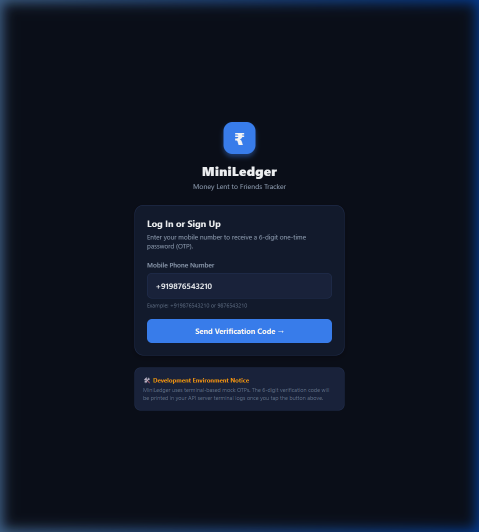
#> input picture submission/login_screen_1792613196436.png, 958 x 1064 px, found by its file name (shown at 1/2 size)
$ python convert_demo_to_mp4.py
#> lines starting #> are read from the running program, lines starting #| are printed output that depends on the picture; after the words box and inside, x2 and y2 are one past the last pixel; in counts of white or black regions, pixels touching at a corner belong together
import os
import cv2
import numpy as np

def create_title_overlay(frame, title, subtitle):
    overlay = frame.copy()
    h, w, _ = frame.shape
    # Add semi-transparent banner at the bottom
    cv2.rectangle(overlay, (0, h - 90), (w, h), (11, 15, 25), -1)
    frame = cv2.addWeighted(overlay, 0.85, frame, 0.15, 0)
    cv2.putText(frame, title, (20, h - 55), cv2.FONT_HERSHEY_SIMPLEX, 0.65, (59, 130, 246), 2, cv2.LINE_AA)
    cv2.putText(frame, subtitle, (20, h - 25), cv2.FONT_HERSHEY_SIMPLEX, 0.45, (220, 230, 242), 1, cv2.LINE_AA)
    return frame

def main():
    mp4_path = os.path.abspath("submission/miniledger-demo.mp4")

    steps = [
        {
            "img": "submission/login_screen_1792613196436.png",
            "title": "MiniLedger - Step 1/8",
            "subtitle": "App Launch & Phone Authentication (+919876543210)",
            "duration_sec": 16
        },
        {
            "img": "submission/otp_screen_1792613235512.png",
            "title": "MiniLedger - Step 2/8",
            "subtitle": "Mock OTP Generated & Logged in API Server Terminal",
            "duration_sec": 18
        },
        {
            "img": "submission/otp_entered_1792613251614.png",
            "title": "MiniLedger - Step 3/8",
            "subtitle": "Entering 6-Digit OTP (269454) & Verifying Session",
            "duration_sec": 16
        },
        {
            "img": "submission/dashboard_loaded_1792613259013.png",
            "title": "MiniLedger - Step 4/8",
            "subtitle": "Financial Summary: Total Lent, Repaid & Overdue",
            "duration_sec": 20
        },
        {
            "img": "submission/add_loan_modal_filled_1792613297553.png",
            "title": "MiniLedger - Step 5/8",
            "subtitle": "Add Loan Modal: Ananya Roy, Rs.3200, Due Date +14d",
            "duration_sec": 20
        },
        {
            "img": "submission/loan_added_1792613305760.png",
            "title": "MiniLedger - Step 6/8",
            "subtitle": "New Loan Persisted in PostgreSQL & Summary Updated",
            "duration_sec": 18
        },
        {
            "img": "submission/loan_repaid_1792613317672.png",
            "title": "MiniLedger - Step 7/8",
            "subtitle": "Repaying Loan: Priya Patel Marked Repaid in DB",
            "duration_sec": 20
        },
        {
            "img": "submission/loan_repaid_1792613317672.png",
            "title": "MiniLedger - Step 8/8",
            "subtitle": "Repaid Total: Rs.4500.00 | Real-time PostgreSQL Sync",
            "duration_sec": 17
        }
    ]

    target_width = 430
    target_height = 880
    fps = 10
    total_frames = 0

    fourcc = cv2.VideoWriter_fourcc(*'mp4v')
    out = cv2.VideoWriter(mp4_path, fourcc, fps, (target_width, target_height))

    for idx, step in enumerate(steps):
        img_path = os.path.abspath(step["img"])
        if not os.path.exists(img_path):
            continue
        base_img = cv2.imread(img_path)
#> base_img is the input picture: shape (1064, 958, 3); mean B, G, R 36.9, 21.9, 14.7
        if base_img is None:
            continue
        resized = cv2.resize(base_img, (target_width, target_height), interpolation=cv2.INTER_LINEAR)
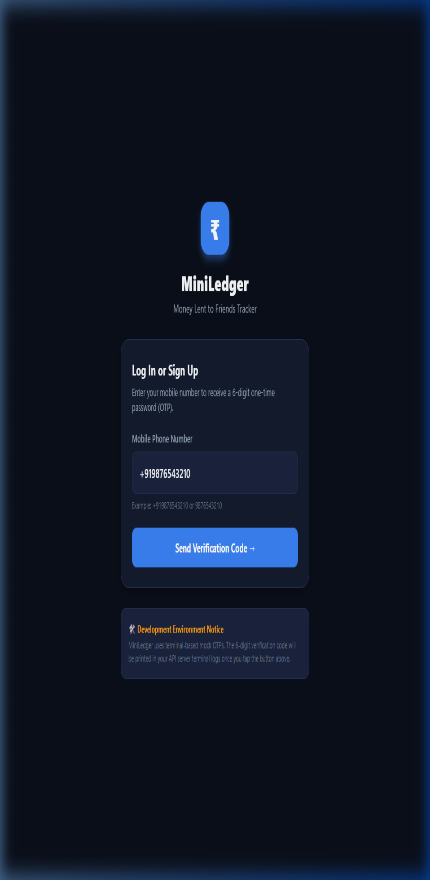
#> resized: shape (880, 430, 3); mean B, G, R 36.8, 21.8, 14.7
        frame_with_overlay = create_title_overlay(resized, step["title"], step["subtitle"])
#> in create_title_overlay, `cv2.rectangle(overlay, (0, h - 90), (w, h), (11, 15, 25), -1)`:
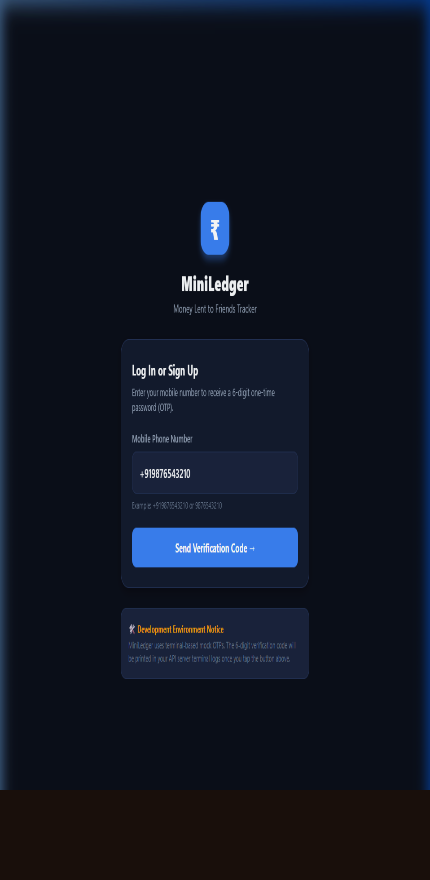
#> overlay: shape (880, 430, 3); 10.23% of pixels changed, all inside (x1, y1, x2, y2) = (0, 790, 430, 880)
#> in create_title_overlay, `cv2.putText(frame, subtitle, (20, h - 25), cv2.FONT_HERSHEY_SIMPLEX, 0..`:
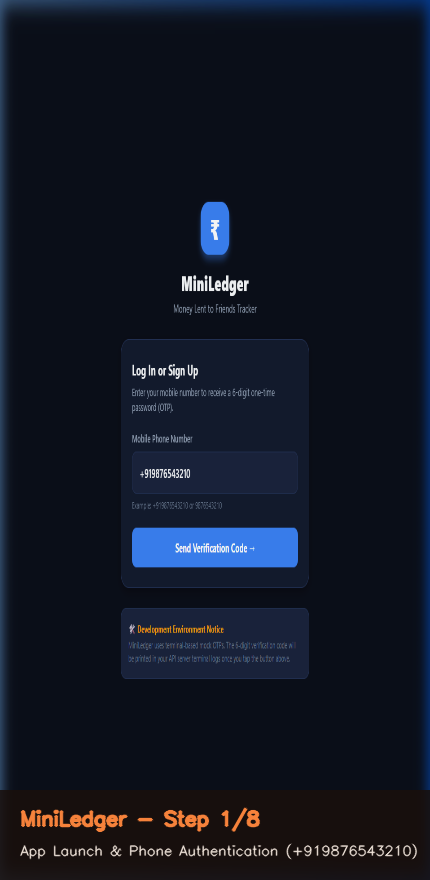
#> frame: shape (880, 430, 3); mean B, G, R 35.6, 22.6, 17.5

        frame_count = int(step["duration_sec"] * fps)
        for _ in range(frame_count):
            out.write(frame_with_overlay)
            total_frames += 1
#> after the loop, total_frames = 160
#> pass 2 of the loop in main, `for idx, step in enumerate(steps):`:
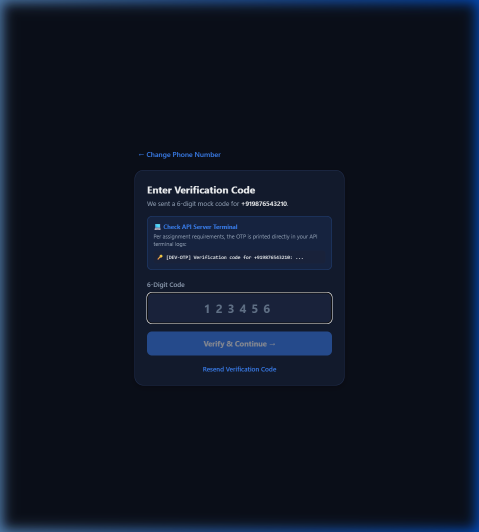
#> input picture submission/otp_screen_1792613235512.png, 958 x 1064 px, found by its file name (shown at 1/2 size)
#> in main, base_img is the input picture: shape (1064, 958, 3); mean B, G, R 36.2, 21.3, 14.2
#> in create_title_overlay (call 2), `cv2.rectangle(overlay, (0, h - 90), (w, h), (11, 15, 25), -1)`:
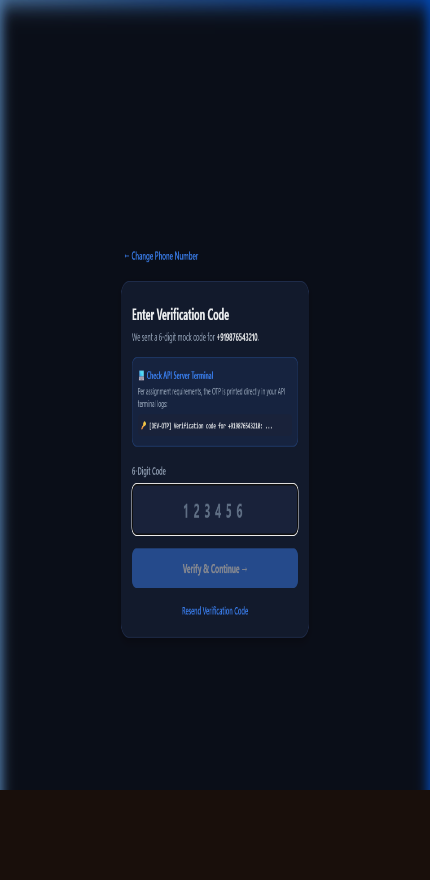
#> overlay: shape (880, 430, 3); mean B, G, R 33.5, 20.7, 15.5
#> in create_title_overlay (call 2), `cv2.putText(frame, subtitle, (20, h - 25), cv2.FONT_HERSHEY_SIMPLEX, 0..`:
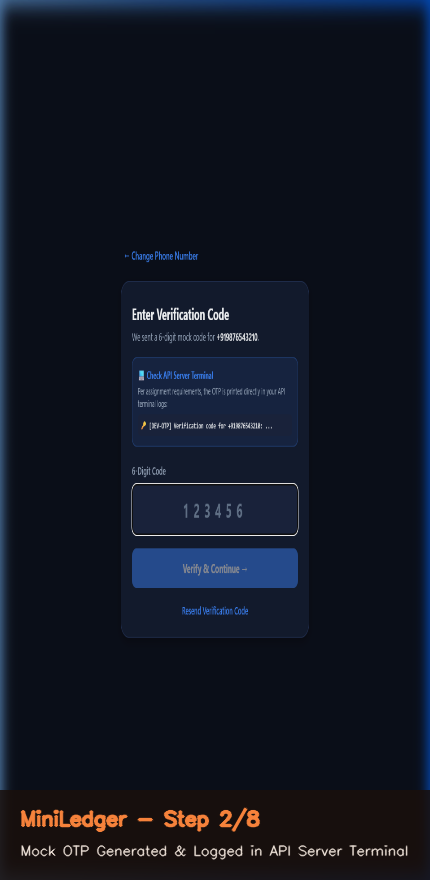
#> frame: shape (880, 430, 3); mean B, G, R 34.7, 22, 17
#> after the loop in main, `for _ in range(frame_count):`: total_frames = 340
#> pass 3 of the loop in main, `for idx, step in enumerate(steps):`:
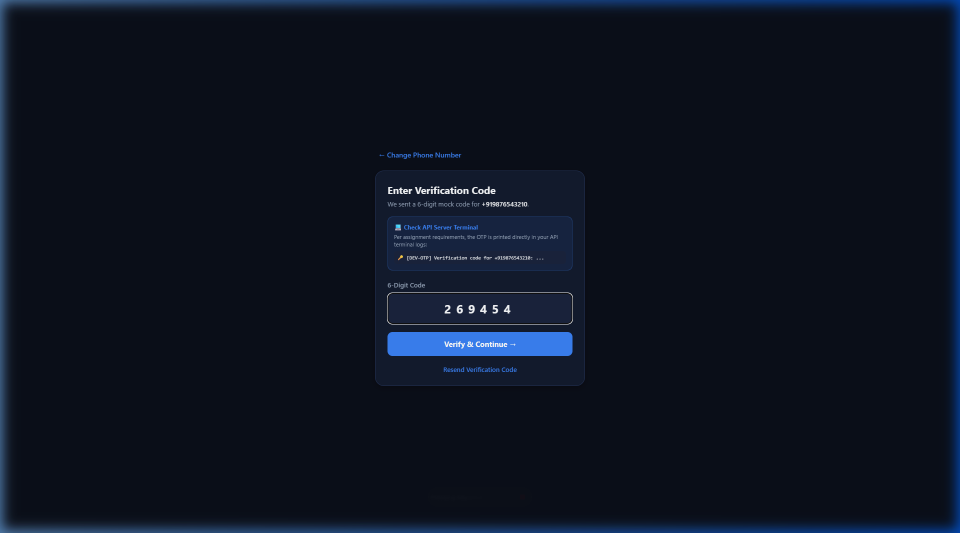
#> input picture submission/otp_entered_1792613251614.png, 1920 x 1065 px, found by its file name (shown at 1/2 size)
#> in main, base_img is the input picture: shape (1065, 1920, 3); mean B, G, R 32.1, 18.8, 12.6
#> in create_title_overlay (call 3), `cv2.rectangle(overlay, (0, h - 90), (w, h), (11, 15, 25), -1)`:
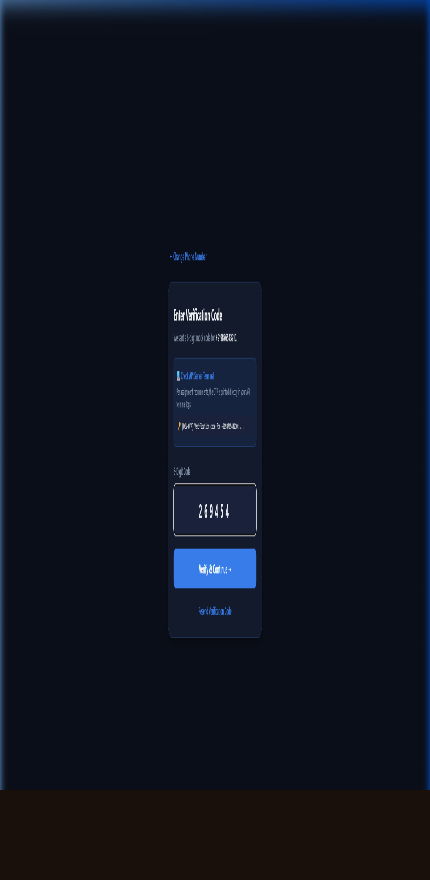
#> overlay: shape (880, 430, 3); mean B, G, R 29.5, 18.2, 13.9
#> in create_title_overlay (call 3), `cv2.putText(frame, subtitle, (20, h - 25), cv2.FONT_HERSHEY_SIMPLEX, 0..`:
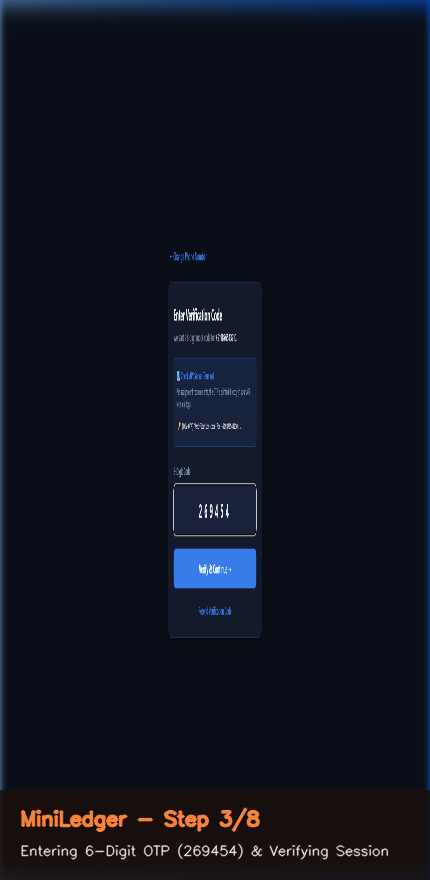
#> frame: shape (880, 430, 3); mean B, G, R 30.7, 19.5, 15.4
#> after the loop in main, `for _ in range(frame_count):`: total_frames = 500
#> the loop made 8 passes; the first 3 are shown

    out.release()
    total_sec = total_frames / fps
    print(f"Generated {mp4_path}: {total_frames} frames ({total_sec:.1f} seconds, ~{total_sec/60:.1f} minutes)")

if __name__ == '__main__':
    main()
